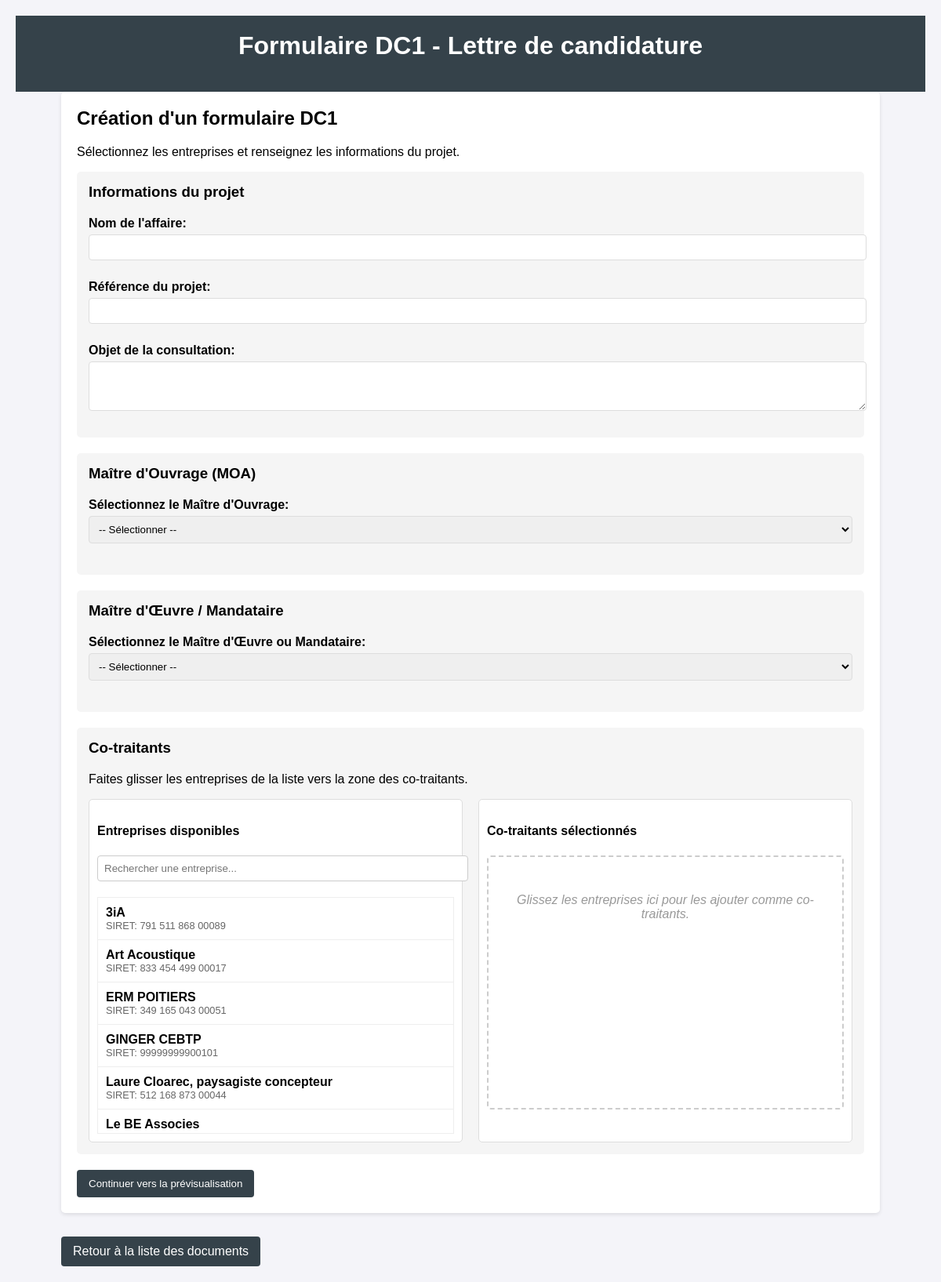
/document/dc1, run on the app's committed database.
### tables this page shows
CREATE TABLE entreprise (
    id_entreprise INTEGER PRIMARY KEY AUTOINCREMENT,
    nom_entreprise TEXT NOT NULL,
    siret TEXT NOT NULL UNIQUE,
    adresse TEXT NOT NULL,  -- Regroupe rue + numéro
    id_ville INTEGER NOT NULL,  -- L’entreprise est rattachée à une ville
    id_cp INTEGER,  -- Le code postal de référence (optionnel si CEDEX utilisé)
    id_cedex INTEGER,  -- Si l'entreprise est en CEDEX
    email_principal TEXT UNIQUE,
    email_secondaire TEXT,
    referent TEXT,
    numero_telephone TEXT,
    numero_portable TEXT,
    id_type_entreprise INTEGER NOT NULL,
    prestations TEXT, forme_juridique VARCHAR(50),
    FOREIGN KEY (id_ville) REFERENCES villes(id_ville) ON DELETE CASCADE,
    FOREIGN KEY (id_cp) REFERENCES code_postal(id_cp) ON DELETE CASCADE,
    FOREIGN KEY (id_cedex) REFERENCES cedex(id_cedex) ON DELETE CASCADE,
    FOREIGN KEY (id_type_entreprise) REFERENCES type_entreprise(id_type_entreprise) ON DELETE CASCADE
);

### routes/document.py (the view)
@document.route('/dc1', methods=['GET'])
def dc1_form():
    moa_list = get_all_moa()
    moe_list = get_all_moe()
    cotraitants_list = get_all_cotraitants()
    return render_template('document/dc1_form.html',
                          moa_list=moa_list,
                          moe_list=moe_list,
                          cotraitants_list=cotraitants_list)

### database.py (called while the page is built)
def get_db():
    conn = sqlite3.connect(DATABASE)
    conn.row_factory = sqlite3.Row  # Pour accéder aux colonnes par nom
    return conn

### models/document.py (called while the page is built)
def get_all_moa():
    conn = get_db()
    cursor = conn.cursor()
    try:
        cursor.execute("""
            SELECT id_entreprise, nom_entreprise
            FROM entreprise
            JOIN type_entreprise ON entreprise.id_type_entreprise = type_entreprise.id_type_entreprise
            WHERE type_entreprise.nom_type_entreprise LIKE '%Maîtrise d%ouvrage%'
            OR type_entreprise.nom_type_entreprise LIKE '%Maitrise d%ouvrage%'
            ORDER BY nom_entreprise
        """)
        return cursor.fetchall()
    finally:
        close_db(conn)

def get_all_moe():
    conn = get_db()
    cursor = conn.cursor()
    try:
        cursor.execute("""
            SELECT id_entreprise, nom_entreprise, siret
            FROM entreprise
            WHERE id_type_entreprise IN (
                SELECT id_type_entreprise FROM type_entreprise
                WHERE nom_type_entreprise LIKE '%Maitrise d%oeuvre%'
                OR nom_type_entreprise LIKE '%Maîtrise d%oeuvre%'
                OR nom_type_entreprise LIKE '%Maîtrise d%œuvre%'
                OR nom_type_entreprise LIKE '%Maitrise d%œuvre%'
                OR nom_type_entreprise LIKE '%MOE%'
                OR nom_type_entreprise LIKE '%Mandataire%'
            )
            ORDER BY nom_entreprise
        """)
        return cursor.fetchall()
    finally:
        close_db(conn)

def get_all_cotraitants():
    conn = get_db()
    cursor = conn.cursor()
    try:
        cursor.execute("""
            SELECT id_entreprise, nom_entreprise, siret
            FROM entreprise
            WHERE id_type_entreprise = (
                SELECT id_type_entreprise FROM type_entreprise
                WHERE nom_type_entreprise = 'Co-traitant'
            )
            ORDER BY nom_entreprise
        """)
        return cursor.fetchall()
    finally:
        close_db(conn)

### templates/document/dc1_form.html (shortened to what this page needs)
{% extends "base.html" %}
{% block header %}Formulaire DC1 - Lettre de candidature{% endblock %}
{% block content %}
<div class="card">
  <h2>Création d'un formulaire DC1</h2>
  <p>Sélectionnez les entreprises et renseignez les informations du projet.</p>
  <form action="{{ url_for('document.dc1_preview') }}" method="post" id="dc1-form" class="document-form">
    <div class="form-section">
      <h3>Informations du projet</h3>
      <div class="form-group">
        <label for="nom_affaire">Nom de l'affaire:</label>
        <input type="text" id="nom_affaire" name="nom_affaire" required>
      </div>
      <div class="form-group">
        <label for="reference_projet">Référence du projet:</label>
        <input type="text" id="reference_projet" name="reference_projet">
      </div>
      <div class="form-group">
        <label for="objet_consultation">Objet de la consultation:</label>
        <textarea id="objet_consultation" name="objet_consultation" rows="3"></textarea>
      </div>
    </div>
    <div class="form-section">
      <h3>Maître d'Ouvrage (MOA)</h3>
      <div class="form-group">
        <label for="moa_id">Sélectionnez le Maître d'Ouvrage:</label>
        <select id="moa_id" name="moa_id" required>
          <option value="">-- Sélectionner --</option>
        </select>
      </div>
    </div>
    <div class="form-section">
      <h3>Maître d'Œuvre / Mandataire</h3>
      <div class="form-group">
        <label for="moe_id">Sélectionnez le Maître d'Œuvre ou Mandataire:</label>
        <select id="moe_id" name="moe_id" required>
          <option value="">-- Sélectionner --</option>
        </select>
      </div>
    </div>
    <div class="form-section">
      <h3>Co-traitants</h3>
      <p>Faites glisser les entreprises de la liste vers la zone des co-traitants.</p>
      <div class="droparea-container">
        <div class="available-list">
          <h4>Entreprises disponibles</h4>
          <div class="search-box">
            <input type="text" id="search-enterprises" placeholder="Rechercher une entreprise..." onkeyup="filterEnterprises()">
          </div>
          <div class="scrollable-list" id="enterprises-list">
            {% for cot in cotraitants_list %}
              <div class="draggable-item" draggable="true" data-id="{{ cot.id_entreprise }}" data-name="{{ cot.nom_entreprise }}" data-siret="{{ cot.siret }}">
                <strong>{{ cot.nom_entreprise }}</strong>
                {% if cot.siret %}
                  <small>SIRET: {{ cot.siret }}</small>
                {% endif %}
              </div>
            {% endfor %}
          </div>
        </div>
        <div class="droparea">
          <h4>Co-traitants sélectionnés</h4>
          <div id="cotraitants-container" class="cotraitants-container">
            <p class="empty-message">Glissez les entreprises ici pour les ajouter comme co-traitants.</p>
          </div>
        </div>
      </div>
    </div>
    <button type="submit" class="button">Continuer vers la prévisualisation</button>
  </form>
</div>
<a href="{{ url_for('document.index') }}" class="back-button">Retour à la liste des documents</a>
{% endblock %}

### templates/base.html (shortened to what this page needs)
<!doctype html>
<html>
<head>
  <link rel="stylesheet" href="{{ url_for('static', filename='css/main.css') }}">
</head>
<body>
  <header>
     <h1>{% block header %}Gestion des entreprises{% endblock %}</h1>
  </header>
  <div class="container">
    {% block content %}{% endblock %}
  </div>
</body>
</html>

### static/css/main.css (style rules this page uses)
body { font-family: Arial, sans-serif; background-color: #f4f4f9; margin: 0; padding: 20px; }
header { background: #35424a; color: #ffffff; padding: 20px 0; text-align: center; }
h1, h2, h3 { margin: 0 0 20px 0; }
.container { width: 90%; margin: auto; }
.card { background: #fff; border-radius: 5px; padding: 20px; margin-bottom: 20px; box-shadow: 0 2px 5px rgba(0,0,0,0.1); }
form { margin-top: 15px; }
input[type="text"], input[type="email"], select { width: 100%; padding: 8px; margin-bottom: 10px; border: 1px solid #ccc; border-radius: 4px; }
input[type="submit"], button[type="submit"] { background: #35424a; color: #fff; padding: 10px 15px; border: none; border-radius: 4px; cursor: pointer; }
select, input[type="submit"] { padding: 8px; margin-right: 10px; border: 1px solid #ccc; border-radius: 4px; }
.form-group { margin-bottom: 10px; }
.form-group label { display: block; margin-bottom: 5px; }
a { color: #35424a; text-decoration: none; }
a.button, .back-button { display: inline-block; background: #35424a; color: #fff; padding: 10px 15px; text-decoration: none; border-radius: 4px; margin-top: 10px; }

### templates/document/dc1_form.html (style rules this page uses)
.document-form { max-width: 100%; }
.form-section { background: #f5f5f5; border-radius: 5px; padding: 15px; margin-bottom: 20px; }
.form-group { margin-bottom: 15px; }
.form-group label { display: block; margin-bottom: 5px; font-weight: bold; }
.form-group input, .form-group select, .form-group textarea { width: 100%; padding: 8px; border: 1px solid #ddd; border-radius: 4px; }
.droparea-container { display: flex; gap: 20px; margin-top: 15px; }
.available-list, .droparea { flex: 1; border: 1px solid #ddd; border-radius: 5px; padding: 10px; background: white; }
.search-box { margin-bottom: 10px; }
.scrollable-list { height: 300px; overflow-y: auto; border: 1px solid #eee; }
.draggable-item { padding: 10px; border-bottom: 1px solid #eee; cursor: move; background: white; display: flex; flex-direction: column; }
.draggable-item small { color: #666; font-size: 0.8em; }
.cotraitants-container { min-height: 300px; border: 2px dashed #ccc; border-radius: 5px; padding: 10px; }
.empty-message { color: #999; text-align: center; font-style: italic; padding: 20px; }

### data on the page
entreprise: nom_entreprise "3iA", siret "791 511 868 00089"
entreprise: nom_entreprise "Art Acoustique", siret "833 454 499 00017"
entreprise: nom_entreprise "ERM POITIERS", siret "349 165 043 00051"
entreprise: nom_entreprise "GINGER CEBTP", siret "99999999900101"
entreprise: nom_entreprise "Laure Cloarec, paysagiste concepteur", siret "512 168 873 00044"
entreprise: nom_entreprise "Le BE Associes"
